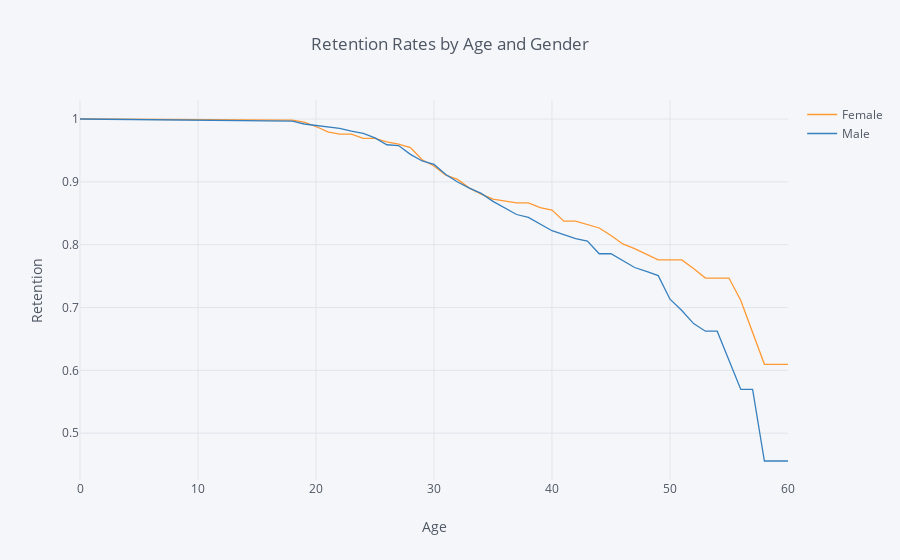

The notebook cell this image was saved under:
### Code cell
rates = survival(data, 'Gender', 'Age', 'Attrition')

rates.iplot(kind='line', xTitle='Age', yTitle='Retention',
            title='Retention Rates by Age and Gender')

### Figure 1 — Plotly figure (JSON) as saved in the notebook; plotly's stock layout.template omitted (floating-point values rounded to 4 significant figures)
{"data": [{"line": {"color": "rgba(255, 153, 51, 1.0)", "dash": "solid", "shape": "linear", "width": 1.3}, "mode": "lines", "name": "Female", "text": "", "type": "scatter", "uid": "0cca3f20-527d-40bd-8629-a6e6b1cd4dad", "x": [0, 18, 19, 20, 21, 22, 23, 24, 25, 26, 27, 28, 29, 30, 31, 32, 33, 34, 35, 36, 37, 38, 39, 40, 41, 42, 43, 44, 45, 46, 47, 48, 49, 50, 51, 52, 53, 54, 55, 56, 57, 58, 59, 60], "y": [1, 0.9983, 0.9949, 0.988, 0.9794, 0.976, 0.976, 0.969, 0.969, 0.9637, 0.9601, 0.9544, 0.9352, 0.9252, 0.9105, 0.904, 0.8901, 0.8804, 0.8725, 0.8696, 0.8665, 0.8665, 0.8591, 0.8551, 0.8374, 0.8374, 0.8322, 0.8266, 0.8146, 0.8011, 0.7936, 0.785, 0.7757, 0.7757, 0.7757, 0.7621, 0.7469, 0.7469, 0.7469, 0.7113, 0.6605, 0.6097, 0.6097, 0.6097]}, {"line": {"color": "rgba(55, 128, 191, 1.0)", "dash": "solid", "shape": "linear", "width": 1.3}, "mode": "lines", "name": "Male", "text": "", "type": "scatter", "uid": "5bdc6b17-e48e-4889-badf-92b375c66bfc", "x": [0, 18, 19, 20, 21, 22, 23, 24, 25, 26, 27, 28, 29, 30, 31, 32, 33, 34, 35, 36, 37, 38, 39, 40, 41, 42, 43, 44, 45, 46, 47, 48, 49, 50, 51, 52, 53, 54, 55, 56, 57, 58, 59, 60], "y": [1, 0.9966, 0.9921, 0.9898, 0.9886, 0.9852, 0.9806, 0.977, 0.9699, 0.959, 0.9578, 0.9438, 0.9332, 0.9277, 0.9118, 0.8997, 0.8901, 0.8817, 0.8689, 0.8589, 0.848, 0.8433, 0.8331, 0.8222, 0.8162, 0.8096, 0.8058, 0.7856, 0.7856, 0.7752, 0.7637, 0.7575, 0.7508, 0.7132, 0.6952, 0.6744, 0.6624, 0.6624, 0.6172, 0.5697, 0.5697, 0.4558, 0.4558, 0.4558]}], "layout": {"autosize": true, "legend": {"bgcolor": "#F5F6F9", "font": {"color": "#4D5663"}}, "paper_bgcolor": "#F5F6F9", "plot_bgcolor": "#F5F6F9", "title": {"font": {"color": "#4D5663"}, "text": "Retention Rates by Age and Gender"}, "xaxis": {"autorange": true, "gridcolor": "#E1E5ED", "range": [0, 60], "showgrid": true, "tickfont": {"color": "#4D5663"}, "title": {"font": {"color": "#4D5663"}, "text": "Age"}, "type": "linear", "zerolinecolor": "#E1E5ED"}, "yaxis": {"autorange": true, "gridcolor": "#E1E5ED", "range": [0.4255, 1.03], "showgrid": true, "tickfont": {"color": "#4D5663"}, "title": {"font": {"color": "#4D5663"}, "text": "Retention"}, "type": "linear", "zerolinecolor": "#E1E5ED"}}}
